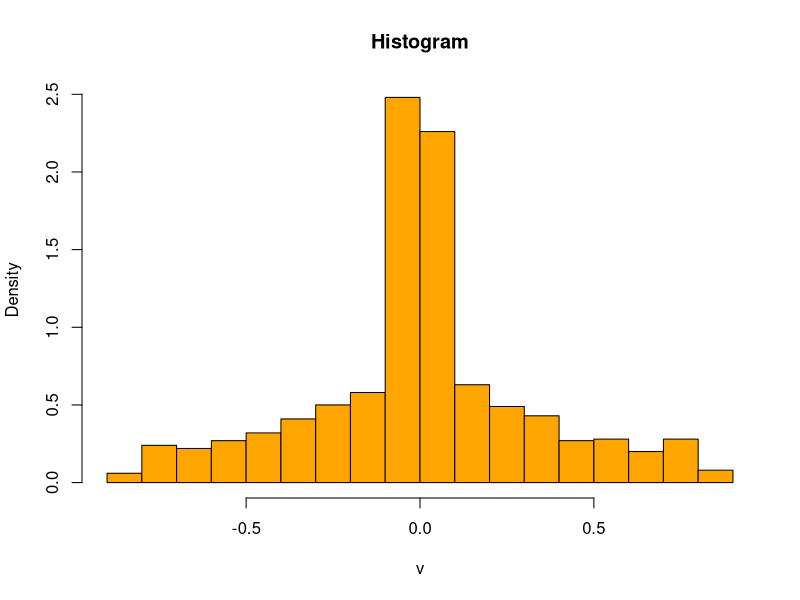

Write R code to recreate this figure.
#
#    Compare with -> barplot
#

r <- runif(1000, -1, 1)

v <- r * r * sin(r)

x11()

hist(v, 
     breaks = 20,
     col    ="orange",
     main   ="Histogram",
     freq   = FALSE)



z <- locator(1) # wait for mouse click or enter pressed
